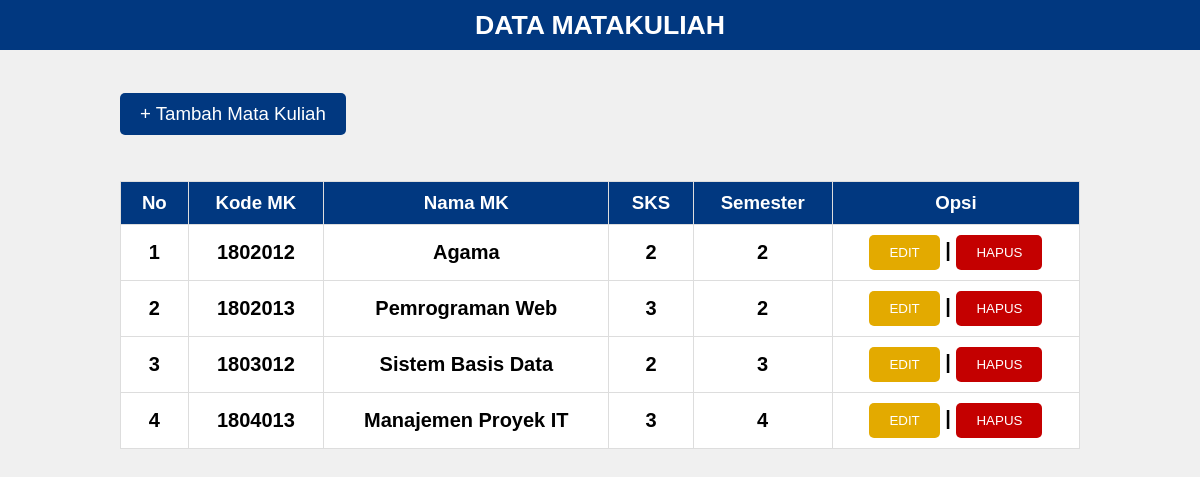
The page / on the database its author committed.
### tables this page shows
CREATE TABLE `matakuliah` (
  `id` int(11) NOT NULL,
  `kode_mk` char(10) NOT NULL,
  `nama_mk` varchar(50) NOT NULL,
  `sks` int(2) NOT NULL,
  `semester` int(2) NOT NULL
);

### index.php (the view, shortened to what this page needs)
<!DOCTYPE html>
<html lang="en">
<head>
  <link rel="stylesheet" href="style.css"/>
</head>
<body>
  <div class="judul">
    <h1>DATA MATAKULIAH</h1>
  </div>
  <br/>
  <div class="button-atas">
    <a href="form_tambah.php" class="atas">+ Tambah Mata Kuliah</a>
  </div>
  <br/><br/>
  <table>
    <tr>
      <th>No</th>
      <th>Kode MK</th>
      <th>Nama MK</th>
      <th>SKS</th>
      <th>Semester</th>
      <th>Opsi</th>
    </tr>
    <?php
    include 'koneksi.php';
    $no = 1;
    $data = mysqli_query($koneksi, "SELECT * FROM matakuliah");
    while ($d = mysqli_fetch_array($data)) {
    ?>
      <tr>
        <td><?php echo $no++; ?></td>
        <td><?php echo $d['kode_mk']; ?></td>
        <td><?php echo $d['nama_mk']; ?></td>
        <td><?php echo $d['sks']; ?></td>
        <td><?php echo $d['semester']; ?></td>
        <td>
          <a class="edit" href="form_edit.php?id=<?php echo $d['id']; ?>">EDIT</a>
          |
          <a class="hapus" href="hapus.php?id=<?php echo $d['id']; ?>" onclick="return confirm('Yakin ingin menghapus data ini?')">HAPUS</a>
        </td>
      </tr>
    <?php
    }
    ?>
  </table>
</body>
</html>

### style.css (style rules this page uses)
body { font-family: 'Arial Narrow', sans-serif; font-size: 15pt; font-weight: bold; margin: 0; padding: 0; background-color: #f0f0f0; }
.button-atas { width: 80%; margin: 0 auto; overflow: auto; }
.atas { display: inline-block; padding: 10px 20px; background-color: #013880; color: white; text-decoration: none; border-radius: 5px; font-size: 14pt; }
.edit { display: inline-block; padding: 10px 20px; background-color: rgb(227, 170, 0); color: white; text-decoration: none; border-radius: 5px; font-size: 10pt; }
.hapus { display: inline-block; padding: 10px 20px; background-color: rgb(196, 0, 0); color: white; text-decoration: none; border-radius: 5px; font-size: 10pt; }
.judul { background-color: #013880; height: 50px; display: flex; align-items: center; justify-content: center; color: white; font-size: 10pt; padding: 0 20px; margin-bottom: 20px; }
a { text-decoration: none; color: #013880; font-size: 14pt; font-weight: normal; }
table { width: 80%; margin: 0 auto; text-align: left; border-collapse: collapse; background-color: white; }
table th, table td { padding: 10px 15px; border: 1px solid #ddd; text-align: center; }
th { background-color: #013880; color: white; font-size: 14pt; }
input[type="button"], a { padding: 5px 10px; cursor: pointer; font-size: 14pt; border-radius: 5px; border: none; background-color: #ccc; }

### rows shown on the page
matakuliah: kode_mk "1802012", nama_mk "Agama", sks "2", semester "2"
matakuliah: kode_mk "1802013", nama_mk "Pemrograman Web", sks "3", semester "2"
matakuliah: kode_mk "1803012", nama_mk "Sistem Basis Data", sks "2", semester "3"
matakuliah: kode_mk "1804013", nama_mk "Manajemen Proyek IT", sks "3", semester "4"
